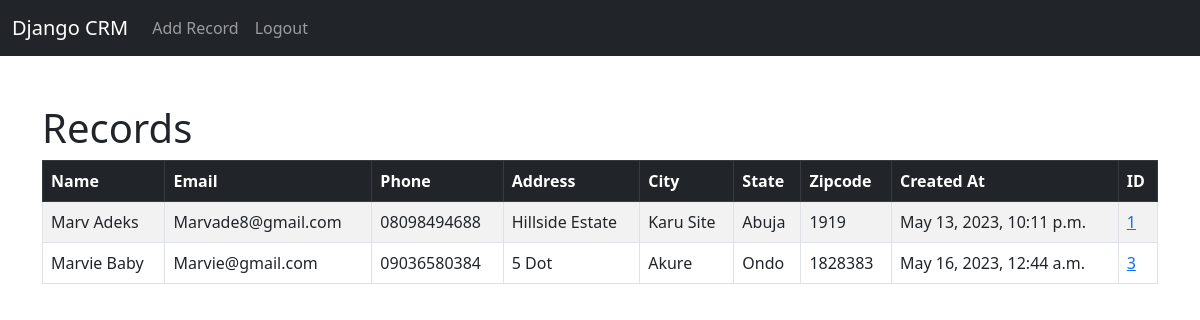
The app's page / (signed in) with its own data.
### website/models.py (models this page shows, shortened)
class Record(models.Model):
    created_at = models.DateTimeField(auto_now_add=True)
    first_name = models.CharField(max_length=50)
    last_name = models.CharField(max_length=50)
    email = models.CharField(max_length=100)
    phone = models.CharField(max_length=15)
    address = models.CharField(max_length=100)
    city = models.CharField(max_length=50)
    state  = models.CharField(max_length=50)
    zipcode = models.CharField(max_length=20)

### website/views.py (the view)
# urls.py: 2. Add a URL to urlpatterns:  path('', views.home, name='home')
def home(request):
    records = Record.objects.all()
    if request.method == 'POST':
        username = request.POST['username']
        password = request.POST['password']
        user = authenticate(request, username = username, password = password)
        if user is not None:
            login(request, user)
            messages.success(request, "You have been logged in!")
            return redirect ('Home')
        else:
            messages.success(request, "There was an error logging in, Please try again...")
            return redirect('Home')
    else:
        return render(request, 'home.html', {'records':records})

### website/templates/Home.html (shortened to what this page needs)
{% extends 'base.html' %}
{% block content %}
{% if user.is_authenticated %}
<br>
<h1>Records</h1>
<table class="table table-striped table-hover table-bordered ">
    <thead class="table-dark">
      <tr>
        <th scope="col">Name</th>
        <th scope="col">Email</th>
        <th scope="col">Phone</th>
        <th scope="col">Address</th>
        <th scope="col">City</th>
        <th scope="col">State</th>
        <th scope="col">Zipcode</th>
        <th scope="col">Created At</th>
        <th scope="col">ID</th>
      </tr>
    </thead>
    <tbody>
{% if records %}
    {% for record in records %}
        <tr>
            <td>{{ record.first_name }}
                {{ record.last_name }} </td>
            <td>{{ record.email }}</td>
            <td>{{ record.phone }}</td>
            <td>{{ record.address }}</td>
            <td>{{ record.city }}</td>
            <td>{{ record.state }}</td>
            <td>{{ record.zipcode }}</td>
            <td>{{ record.created_at }}</td>
            <td><a href="{% url 'record' record.id %}" > {{ record.id }} </a></td>
        </tr>
    {% endfor %}
{% endif %}
    </tbody>
  </table>
{% endif %}
{% endblock %}

### records on screen
Record: first_name "Marv", last_name "Adeks", email "Marvade8@gmail.com", phone "08098494688", address "Hillside Estate", city "Karu Site", state "Abuja", zipcode "1919", created_at "May 13, 2023, 10:11 p.m.", id "1"
Record: first_name "Marvie", last_name "Baby", email "Marvie@gmail.com", phone "09036580384", address "5 Dot", city "Akure", state "Ondo", zipcode "1828383", created_at "May 16, 2023, 12:44 a.m.", id "3"
